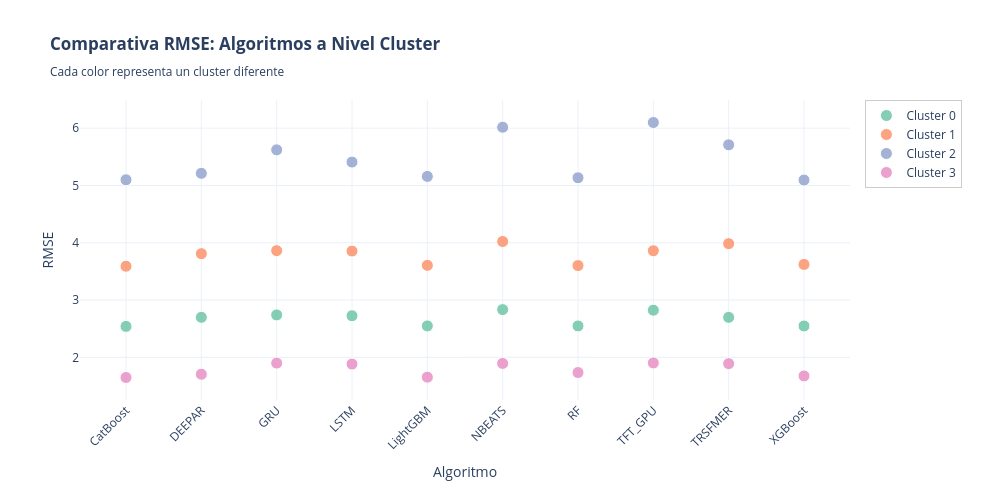

Source (notebook cell):
### Code cell
# ============================================================================
# GRÁFICO SCATTER: ALGORITMOS vs MÉTRICA - POR CLUSTER (NDetalle == 'Cluster')
# ============================================================================

print("\n" + "="*100)
print("📊 GRÁFICO SCATTER: RMSE POR ALGORITMO - NIVEL CLUSTER")
print("="*100)

import plotly.graph_objects as go
import plotly.express as px

# PARÁMETRO: Métrica a visualizar
METRICA_CLUSTER = 'RMSE'

# Obtener datos a nivel CLUSTER (NDetalle == 'Cluster', Producto IS NULL)
df_cluster_nivel = df_resultados_consolidados[
    (df_resultados_consolidados['NDetalle'] == 'Cluster') &
    (df_resultados_consolidados['Producto'].isna())
].copy()

# Filtrar algoritmos a excluir
df_cluster_nivel = df_cluster_nivel[~df_cluster_nivel['Algoritmo'].isin(['NAIVE', 'MEDIA7'])].copy()

if df_cluster_nivel.empty:
    print("⚠️ No hay datos a nivel Cluster sin Producto")
else:
    # Crear figura
    fig_cluster_scatter = go.Figure()
    
    # Colores para los clusters
    colores_clusters = px.colors.qualitative.Set2
    
    # Obtener clusters únicos
    clusters_unicos_nivel = sorted(df_cluster_nivel['Cluster'].unique())
    
    # Mapeo de colores para cada cluster
    color_map_cluster = {cluster: colores_clusters[idx % len(colores_clusters)] 
                         for idx, cluster in enumerate(clusters_unicos_nivel)}
    
    # Obtener algoritmos únicos ordenados alfabéticamente
    algoritmos_nivel = sorted(df_cluster_nivel['Algoritmo'].unique())
    
    # Agregar puntos para cada cluster
    for cluster in clusters_unicos_nivel:
        df_cluster_data = df_cluster_nivel[df_cluster_nivel['Cluster'] == cluster]
        
        fig_cluster_scatter.add_trace(
            go.Scatter(
                x=df_cluster_data['Algoritmo'],
                y=df_cluster_data[METRICA_CLUSTER],
                mode='markers',
                name=f'Cluster {int(cluster)}',
                marker=dict(
                    size=12,
                    color=color_map_cluster[cluster],
                    symbol='circle',
                    opacity=0.8,
                    line=dict(color='white', width=1)
                ),
                hovertemplate=f'<b>Cluster {int(cluster)}</b><br>%{{x}}<br>{METRICA_CLUSTER}: %{{y:.4f}}<extra></extra>'
            )
        )
    
    # Configurar layout
    fig_cluster_scatter.update_layout(
        title=f'<b>Comparativa {METRICA_CLUSTER}: Algoritmos a Nivel Cluster</b><br><sub>Cada color representa un cluster diferente</sub>',
        xaxis_title='Algoritmo',
        yaxis_title=f'{METRICA_CLUSTER}',
        height=500,
        width=1000,
        template='plotly_white',
        hovermode='closest',
        legend=dict(
            orientation='v',
            yanchor='top',
            y=1,
            xanchor='left',
            x=1.02,
            bgcolor='rgba(255, 255, 255, 0.8)',
            bordercolor='rgba(0, 0, 0, 0.2)',
            borderwidth=1
        ),
        xaxis=dict(
            tickangle=-45,
            categoryorder='array',
            categoryarray=list(algoritmos_nivel)
        ),
        margin=dict(b=100, r=150)
    )
    
    fig_cluster_scatter.show()
    
    print(f"\n✅ Gráfico generado:")
    print(f"   - Métrica: {METRICA_CLUSTER}")
    print(f"   - Algoritmos: {len(algoritmos_nivel)}")
    print(f"   - Clusters: {len(clusters_unicos_nivel)}")

### Figure 1 — Plotly figure (JSON) as saved in the notebook; plotly's stock layout.template omitted (floating-point values rounded to 4 significant figures)
{"data": [{"hovertemplate": "<b>Cluster 0</b><br>%{x}<br>RMSE: %{y:.4f}<extra></extra>", "marker": {"color": "rgb(102,194,165)", "line": {"color": "white", "width": 1}, "opacity": 0.8, "size": 12, "symbol": "circle"}, "mode": "markers", "name": "Cluster 0", "type": "scatter", "x": ["XGBoost", "LightGBM", "GRU", "NBEATS", "TRSFMER", "CatBoost", "LSTM", "TFT_GPU", "DEEPAR", "RF"], "y": [2.548, 2.549, 2.741, 2.833, 2.698, 2.541, 2.726, 2.824, 2.699, 2.549]}, {"hovertemplate": "<b>Cluster 1</b><br>%{x}<br>RMSE: %{y:.4f}<extra></extra>", "marker": {"color": "rgb(252,141,98)", "line": {"color": "white", "width": 1}, "opacity": 0.8, "size": 12, "symbol": "circle"}, "mode": "markers", "name": "Cluster 1", "type": "scatter", "x": ["XGBoost", "LightGBM", "GRU", "NBEATS", "TRSFMER", "CatBoost", "LSTM", "TFT_GPU", "DEEPAR", "RF"], "y": [3.623, 3.606, 3.862, 4.022, 3.984, 3.591, 3.855, 3.861, 3.81, 3.602]}, {"hovertemplate": "<b>Cluster 2</b><br>%{x}<br>RMSE: %{y:.4f}<extra></extra>", "marker": {"color": "rgb(141,160,203)", "line": {"color": "white", "width": 1}, "opacity": 0.8, "size": 12, "symbol": "circle"}, "mode": "markers", "name": "Cluster 2", "type": "scatter", "x": ["XGBoost", "LightGBM", "GRU", "NBEATS", "TRSFMER", "CatBoost", "LSTM", "TFT_GPU", "DEEPAR", "RF"], "y": [5.095, 5.158, 5.621, 6.017, 5.709, 5.099, 5.408, 6.099, 5.211, 5.135]}, {"hovertemplate": "<b>Cluster 3</b><br>%{x}<br>RMSE: %{y:.4f}<extra></extra>", "marker": {"color": "rgb(231,138,195)", "line": {"color": "white", "width": 1}, "opacity": 0.8, "size": 12, "symbol": "circle"}, "mode": "markers", "name": "Cluster 3", "type": "scatter", "x": ["XGBoost", "LightGBM", "GRU", "NBEATS", "TRSFMER", "CatBoost", "LSTM", "TFT_GPU", "DEEPAR", "RF"], "y": [1.676, 1.655, 1.9, 1.895, 1.891, 1.649, 1.883, 1.903, 1.706, 1.735]}], "layout": {"height": 500, "hovermode": "closest", "legend": {"bgcolor": "rgba(255, 255, 255, 0.8)", "bordercolor": "rgba(0, 0, 0, 0.2)", "borderwidth": 1, "orientation": "v", "x": 1.02, "xanchor": "left", "y": 1, "yanchor": "top"}, "margin": {"b": 100, "r": 150}, "title": {"text": "<b>Comparativa RMSE: Algoritmos a Nivel Cluster</b><br><sub>Cada color representa un cluster diferente</sub>"}, "width": 1000, "xaxis": {"categoryarray": ["CatBoost", "DEEPAR", "GRU", "LSTM", "LightGBM", "NBEATS", "RF", "TFT_GPU", "TRSFMER", "XGBoost"], "categoryorder": "array", "tickangle": -45, "title": {"text": "Algoritmo"}}, "yaxis": {"title": {"text": "RMSE"}}}}
